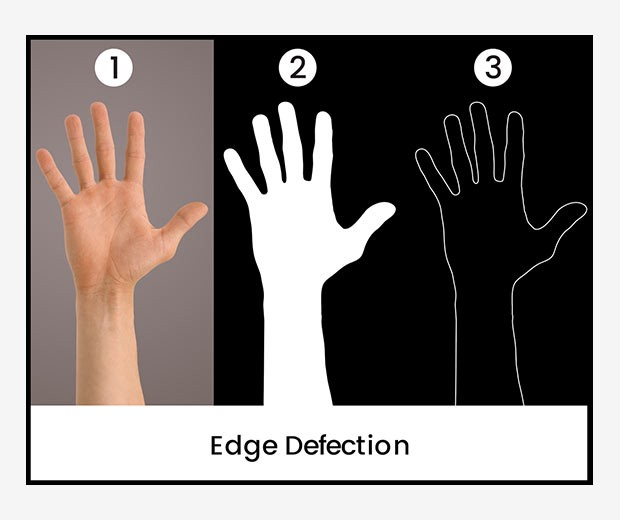
#> input picture Resources/0_y35KUbiwN5PlSmF4.jpg, 620 x 520 px
$ python sampleTrackbar.py
#> lines starting #> are read from the running program, lines starting #| are printed output that depends on the picture; after the words box and inside, x2 and y2 are one past the last pixel; in counts of white or black regions, pixels touching at a corner belong together
import cv2
import numpy as np
# Color Detection

def empty(a): # empty function
    pass


path = "Resources/0_y35KUbiwN5PlSmF4.jpg"
cv2.namedWindow("TrackBars") # Creating and sizing a window for trackbars
cv2.resizeWindow("TrackBars",640,240)
# Trackbar name, window name its on, initial value, max value (Hue 0-179), function that runs every time trackbar changes
cv2.createTrackbar("Hue Min","TrackBars",0,179,empty)
cv2.createTrackbar("Hue Max","TrackBars",19,179,empty)
cv2.createTrackbar("Sat Min","TrackBars",110,255,empty)
cv2.createTrackbar("Sat Max","TrackBars",240,255,empty)
cv2.createTrackbar("Val Min","TrackBars",15,255,empty)
cv2.createTrackbar("Val Max","TrackBars",255,255,empty)

while True:
    img = cv2.imread(path)
#> img is the input picture: shape (520, 620, 3); mean B, G, R 128.4, 130.7, 136.5
    imgHSV = cv2.cvtColor(img,cv2.COLOR_BGR2HSV) #Converts Colors to HSV
#> imgHSV: shape (520, 620, 3); mean H, S, V 4.6, 13.3, 136.5
    # Gets tracks bars so they can be changed
    h_min = cv2.getTrackbarPos("Hue Min","TrackBars")
    h_max = cv2.getTrackbarPos("Hue Max", "TrackBars")
    s_min = cv2.getTrackbarPos("Sat Min", "TrackBars")
    s_max = cv2.getTrackbarPos("Sat Max", "TrackBars")
    v_min = cv2.getTrackbarPos("Val Min", "TrackBars")
    v_max = cv2.getTrackbarPos("Val Max", "TrackBars")
    print(h_min,h_max,s_min,s_max,v_min,v_max)
    # using values to filter image to get particular color in image
    lower = np.array([h_min,s_min,v_min])
    upper = np.array([h_max,s_max,v_max])
    # filter out image of color input
    mask = cv2.inRange(imgHSV,lower, upper) # img, lower, upper limit (matrix)
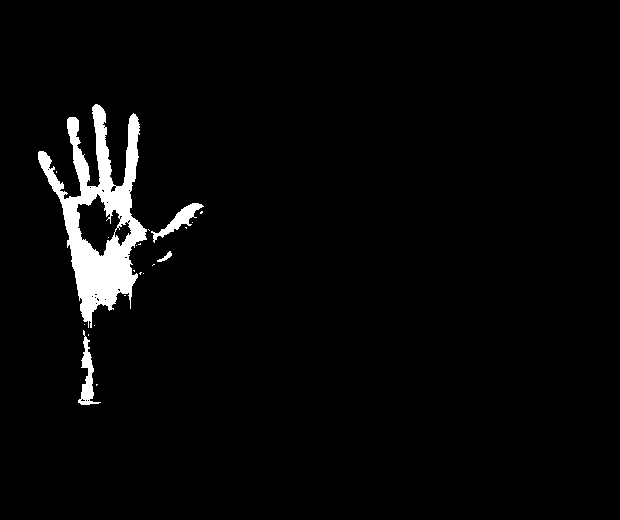
#> mask: shape (520, 620); 3.1% white; 21 white regions (17 under 20 px), largest, box (x1, y1, x2, y2) and area: (38, 104, 147, 328) 8804, (78, 330, 101, 405) 577, (151, 203, 204, 243) 548, (157, 251, 172, 262) 61
    # Creating new image based on mask, with color
    imgResult = cv2.bitwise_and(img,img,mask=mask) # old img, new image, mask applied
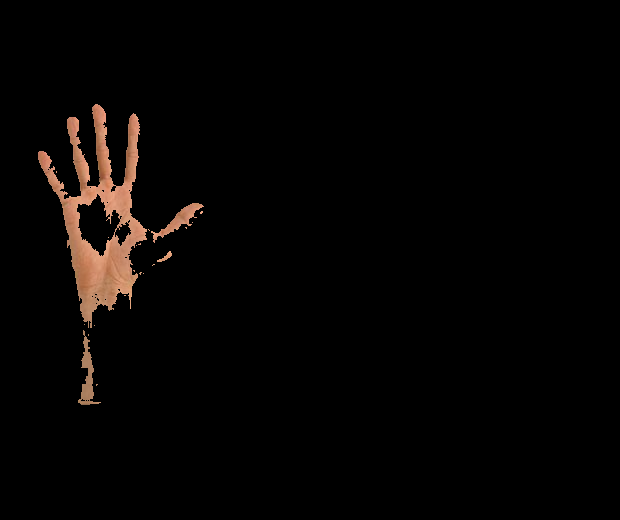
#> imgResult: shape (520, 620, 3); mean B, G, R 3.2, 4.3, 6.2

    cv2.imshow("Original", img)
    # cv2.imshow("HSV", imgHSV)
    cv2.imshow("Mask", mask)
    # cv2.imshow("Image Result", imgResult)
    cv2.waitKey(1)

$ run again, with Resources/a1.jpg copied over Resources/0_y35KUbiwN5PlSmF4.jpg
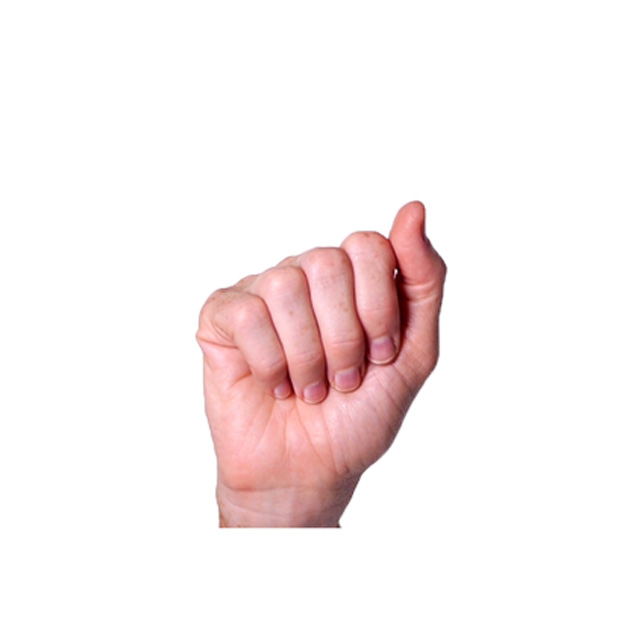
#> input picture Resources/a1.jpg, 640 x 640 px
#> img is the input picture: shape (640, 640, 3); mean B, G, R 240.2, 240.3, 249.1
#> imgHSV: shape (640, 640, 3); mean H, S, V 9.5, 11.7, 249.1
#> `mask = cv2.inRange(imgHSV,lower, upper)`:
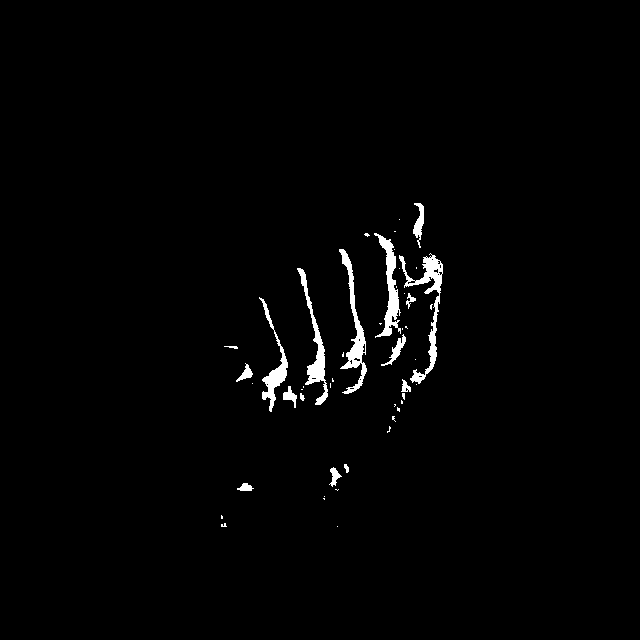
#> mask: shape (640, 640); 1.5% white; 48 white regions (32 under 20 px), largest, box (x1, y1, x2, y2) and area: (399, 253, 443, 384) 1210, (339, 249, 367, 394) 1073, (374, 233, 401, 338) 967

$ run again, with Resources/1_oA5gpj96WnsQPAs5hdH3Bw.jpeg copied over Resources/0_y35KUbiwN5PlSmF4.jpg
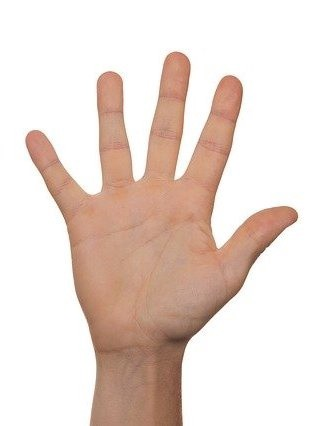
#> input picture Resources/1_oA5gpj96WnsQPAs5hdH3Bw.jpeg, 318 x 426 px
#> img is the input picture: shape (426, 318, 3); mean B, G, R 209, 217, 232.6
#> imgHSV: shape (426, 318, 3); mean H, S, V 9.1, 31.9, 232.7
#> `mask = cv2.inRange(imgHSV,lower, upper)`:
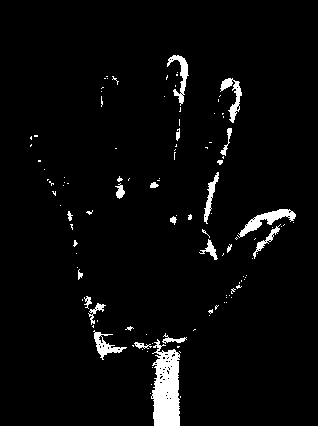
#> mask: shape (426, 318); 3.7% white; 115 white regions (94 under 20 px), largest, box (x1, y1, x2, y2) and area: (151, 339, 180, 426) 1845, (237, 209, 296, 238) 526, (167, 55, 189, 106) 356
#> `imgResult = cv2.bitwise_and(img,img,mask=mask)`:
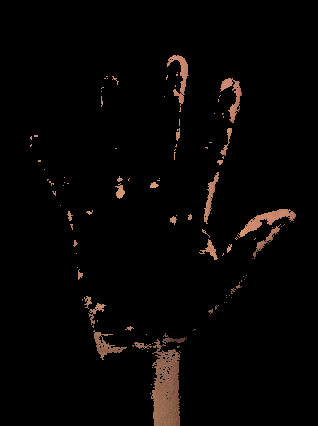
#> imgResult: shape (426, 318, 3); mean B, G, R 3.4, 4.4, 6.3
